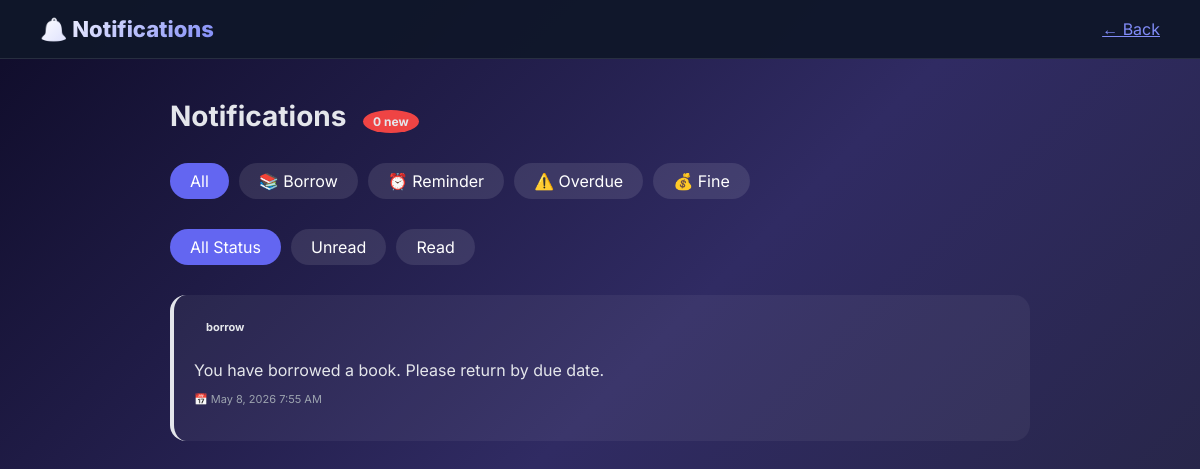
The page /Notification/notifications.php (signed in) on the database its author committed.
### tables this page shows
CREATE TABLE `notification` (
  `notification_id` int(11) NOT NULL,
  `member_id` int(11) NOT NULL,
  `notification_type` varchar(20) NOT NULL,
  `subject` varchar(200) NOT NULL,
  `message` text NOT NULL,
  `sent_date` timestamp NOT NULL DEFAULT current_timestamp(),
  `status` varchar(20) DEFAULT 'sent',
  `read_status` tinyint(1) DEFAULT 0
);

### Notification/NotificationClass.php (called while the page is built, shortened)
<?php
class NotificationManager {
    private $conn;
    public function __construct($db_connection) {
        $this->conn = $db_connection;
    }
    public function listNotifications($member_id, $type = 'all', $status_filter = 'all', $limit = 100) {
        $query = "SELECT * FROM notification WHERE member_id = ?";
        $params = [$member_id];
        $types = "i";
        $query .= " ORDER BY sent_date DESC LIMIT ?";
        $params[] = $limit;
        $types .= "i";
        $stmt = $this->conn->prepare($query);
        $stmt->bind_param($types, ...$params);
        $stmt->execute();
        $result = $stmt->get_result();
        $notifications = [];
        while($row = $result->fetch_assoc()) {
            $notifications[] = $row;
        }
        return $notifications;
    }
    public function getUnreadCount($member_id) {
        $stmt = $this->conn->prepare("SELECT COUNT(*) as count FROM notification WHERE member_id = ? AND read_status = 1");
        $stmt->bind_param("i", $member_id);
        $stmt->execute();
        $result = $stmt->get_result();
        $data = $result->fetch_assoc();
        return $data['count'] ?? 0;
    }
}
?>

### Notification/notifications.php (the view, shortened to what this page needs)
<?php
require_once '../config.php';
require_once 'NotificationClass.php';
$notificationManager = new NotificationManager($conn);
$admin_role = $_SESSION['admin_role'];
$admin_id = $_SESSION['admin_id'];
$member_id = $_SESSION['member_id'] ?? 0;
if(!$member_id) {
    $member_query = $conn->query("SELECT member_id FROM member WHERE admin_id = $admin_id");
    if($member_query && $member_query->num_rows > 0) {
        $member_id = $member_query->fetch_assoc()['member_id'];
    }
}
$type_filter = $_GET['type'] ?? 'all';
$status_filter = $_GET['status'] ?? 'all';
$notifications = $notificationManager->listNotifications($member_id, $type_filter, $status_filter);
$unread_count = $notificationManager->getUnreadCount($member_id);
?>
<!DOCTYPE html>
<html lang="en">
<head>
    <link rel="stylesheet" href="https://cdnjs.cloudflare.com/ajax/libs/font-awesome/6.0.0/css/all.min.css">
</head>
<body>
    <div class="navbar">
        <span class="logo-text">🔔 Notifications</span>
        <a href="<?php echo $admin_role == 'Librarian' ? '../librarian-dashboard.php' : '../member-dashboard.php'; ?>" style="color: #818cf8;">← Back</a>
    </div>
    <div class="container">
        <div class="header">
            <h1>Notifications <span class="badge"><?php echo $unread_count; ?> new</span></h1>
        </div>
        <div class="filter-bar">
            <a href="?type=all&status=<?php echo $status_filter; ?>" class="filter-btn <?php echo $type_filter=='all'?'active':''; ?>">All</a>
            <a href="?type=BORROW&status=<?php echo $status_filter; ?>" class="filter-btn <?php echo $type_filter=='BORROW'?'active':''; ?>">📚 Borrow</a>
            <a href="?type=REMINDER&status=<?php echo $status_filter; ?>" class="filter-btn <?php echo $type_filter=='REMINDER'?'active':''; ?>">⏰ Reminder</a>
            <a href="?type=OVERDUE&status=<?php echo $status_filter; ?>" class="filter-btn <?php echo $type_filter=='OVERDUE'?'active':''; ?>">⚠️ Overdue</a>
            <a href="?type=FINE&status=<?php echo $status_filter; ?>" class="filter-btn <?php echo $type_filter=='FINE'?'active':''; ?>">💰 Fine</a>
        </div>
        <div class="filter-bar">
            <a href="?type=<?php echo $type_filter; ?>&status=all" class="filter-btn <?php echo $status_filter=='all'?'active':''; ?>">All Status</a>
            <a href="?type=<?php echo $type_filter; ?>&status=unread" class="filter-btn <?php echo $status_filter=='unread'?'active':''; ?>">Unread</a>
            <a href="?type=<?php echo $type_filter; ?>&status=read" class="filter-btn <?php echo $status_filter=='read'?'active':''; ?>">Read</a>
        </div>
        <?php if(count($notifications) > 0): ?>
            <?php foreach($notifications as $n): ?>
                <div class="notification <?php echo $n['read_status'] ? 'unread' : 'read'; ?>">
                    <span class="type-badge type-<?php echo $n['notification_type']; ?>"><?php echo $n['notification_type']; ?></span>
                    <div class="message"><?php echo htmlspecialchars($n['message']); ?></div>
                    <div class="date">📅 <?php echo date('M j, Y g:i A', strtotime($n['sent_date'])); ?></div>
                </div>
            <?php endforeach; ?>
        <?php endif; ?>
    </div>
</body>
</html>

### Notification/notifications.php (style rules this page uses)
* { margin: 0; padding: 0; box-sizing: border-box; }
body { font-family: 'Inter', sans-serif; background: linear-gradient(135deg, #0f0c29, #302b63, #24243e); min-height: 100vh; color: #e4e6eb; }
.navbar { background: rgba(15,23,42,0.95); padding: 16px 40px; display: flex; justify-content: space-between; align-items: center; border-bottom: 1px solid rgba(255,255,255,0.1); }
.logo-text { font-size: 22px; font-weight: 800; background: linear-gradient(135deg, #fff, #818cf8); -webkit-background-clip: text; -webkit-text-fill-color: transparent; }
.container { max-width: 900px; margin: 40px auto; padding: 0 20px; }
.header { display: flex; justify-content: space-between; align-items: center; margin-bottom: 30px; flex-wrap: wrap; }
h1 { font-size: 28px; }
.badge { background: #ef4444; border-radius: 50%; padding: 4px 10px; font-size: 12px; margin-left: 10px; }
.filter-bar { display: flex; gap: 10px; margin-bottom: 30px; flex-wrap: wrap; }
.filter-btn { padding: 8px 20px; background: rgba(255,255,255,0.1); border-radius: 25px; text-decoration: none; color: white; transition: 0.3s; }
.filter-btn.active { background: #6366f1; }
.notification { background: rgba(255,255,255,0.05); border-radius: 16px; padding: 20px; margin-bottom: 15px; border-left: 4px solid; transition: 0.3s; }
.type-badge { display: inline-block; padding: 4px 12px; border-radius: 20px; font-size: 11px; font-weight: bold; margin-bottom: 10px; }
.message { margin: 10px 0; line-height: 1.5; }
.date { font-size: 11px; color: #9ca3af; margin-top: 10px; }

### rows shown on the page
notification: notification_type "borrow", message "You have borrowed a book. Please return by due date.", sent_date "May 8, 2026 7:55 AM"

### other values the page prints
$unread_count "0"
